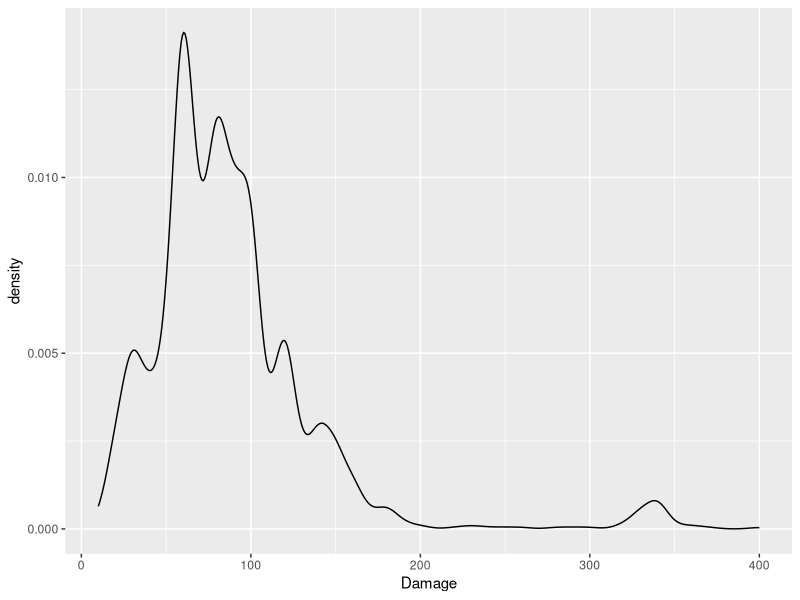
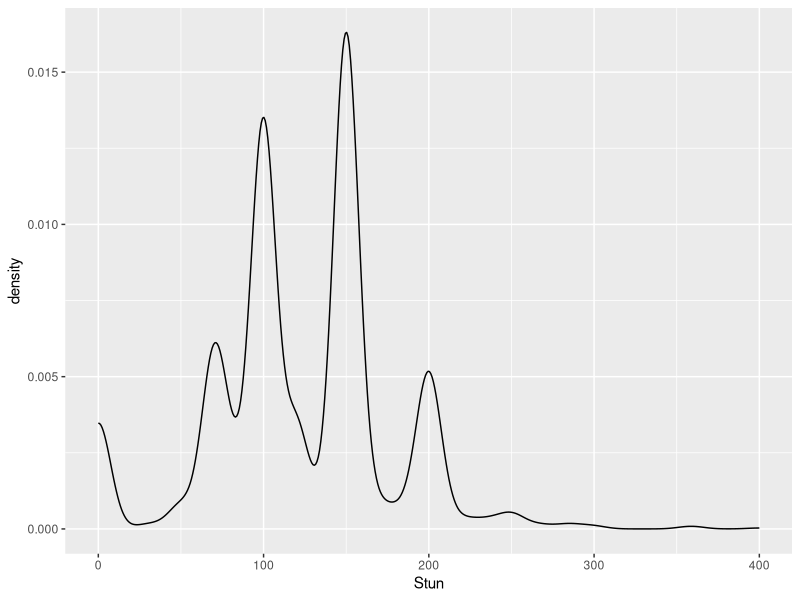

Source code (R) for these figures, in order:
## ---- chunk 1
knitr::opts_chunk$set(echo = TRUE)
## ---- chunk 2
library(tidyverse)
## ---- chunk 3
df <- read.csv("data/all.csv", stringsAsFactors = FALSE)
# Check for missing values
na_rows <- df[!complete.cases(df), ]
na_rows
## ---- chunk 4
ggplot(df, aes(Damage)) +
  geom_density()
ggplot(df, aes(Stun)) +
  geom_density()
